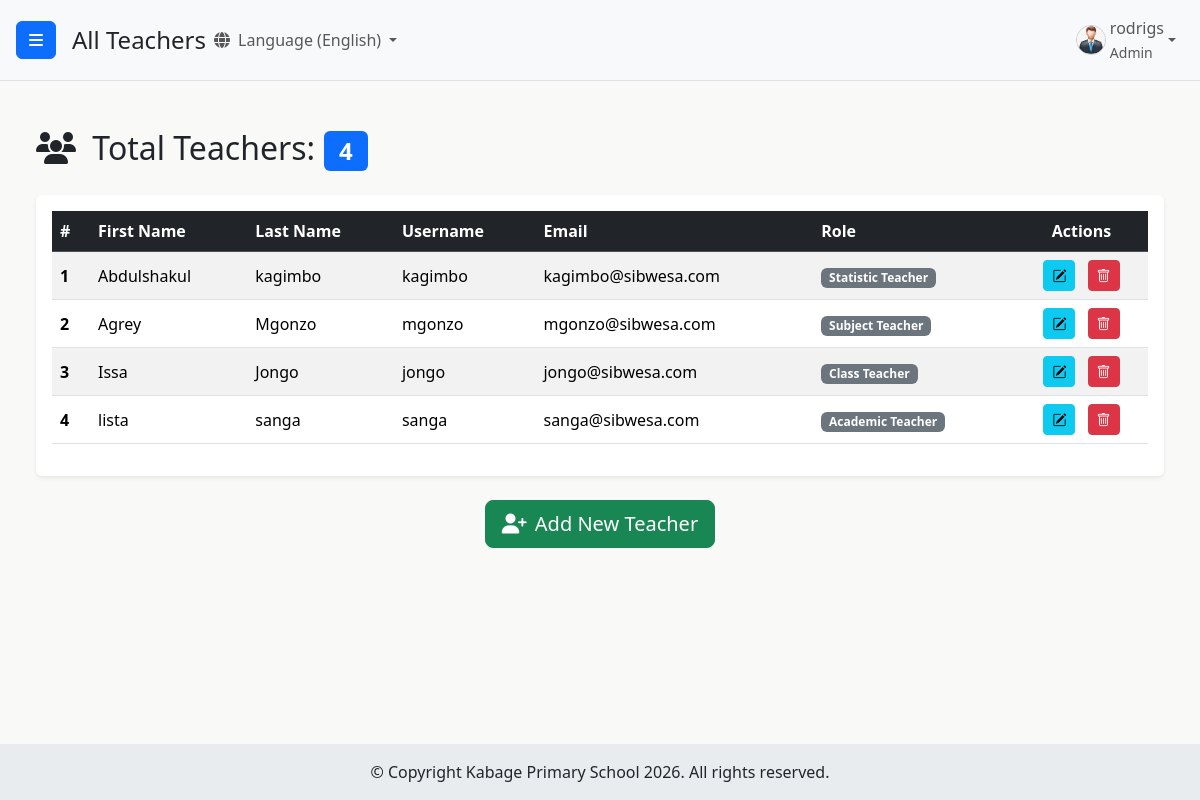
The page /users/teachers/ (signed in) on the database its author committed.
### users/models.py (models this page shows, shortened)
class CustomUser(AbstractUser):
    ROLE_CHOICES = (
        ('admin', 'Admin'),
        ('headteacher', 'Head Teacher'),
        ('class_teacher', 'Class Teacher'),
        ('academic_teacher', 'Academic Teacher'),
        ('statistic_teacher', 'Statistic Teacher'),
        ('subject_teacher', 'Subject Teacher'),
    )
    GENDER_CHOICES = (
        ('M', 'Male'),
        ('F', 'Female'),
        ('O', 'Other'), # Optional: for inclusivity
    )
    role = models.CharField(max_length=20, choices=ROLE_CHOICES, default='academic_teacher')
    is_approved = models.BooleanField(default=False)
    phone_regex = RegexValidator(regex=r'^\+?1?\d{9,15}$',
                                 message="Phone number must be entered in the format: '+999999999'. Up to 15 digits allowed.")
    phone_number = models.CharField(validators=[phone_regex],
                                    max_length=17,
                                    blank=True,
                                    null=True,
                                    unique=True
                                    )
    gender = models.CharField(max_length=1, choices=GENDER_CHOICES, blank=True, null=True)
    address = models.CharField(max_length=255, blank=True, null=True) # <-- ADD THIS FIELD if it's not there
    security_question_1 = models.CharField(max_length=255, blank=True, null=True)
    security_answer_1 = models.CharField(max_length=255, blank=True, null=True)
    security_question_2 = models.CharField(max_length=255, blank=True, null=True)
    security_answer_2 = models.CharField(max_length=255, blank=True, null=True)
    security_question_3 = models.CharField(max_length=255, blank=True, null=True)
    security_answer_3 = models.CharField(max_length=255, blank=True, null=True)
    security_questions_set = models.BooleanField(default=False)
    groups = models.ManyToManyField(
        Group,
        verbose_name=('groups'),
        blank=True,
        help_text=(
            'The groups this user belongs to. A user will get all permissions '
            'granted to each of their groups.'
        ),
        related_name="customuser_set",
        related_query_name="customuser",
    )
    user_permissions = models.ManyToManyField(
        Permission,
        verbose_name=('user permissions'),
        blank=True,
        help_text=('Specific permissions for this user.'),
        related_name="customuser_set",
        related_query_name="customuser",
    )

### users/views.py (the view)
# urls.py: path('teachers/', views.all_teachers_view, name='all_teachers'),
@login_required
@user_passes_test(is_headteacher_or_admin)
def all_teachers_view(request):
    teacher_roles = ['academic_teacher', 'class_teacher', 'subject_teacher', 'statistic_teacher']
    teachers = CustomUser.objects.filter(role__in=teacher_roles).order_by('first_name', 'last_name')
    teacher_count = teachers.count()
    context = {
        'page_heading': 'All Teachers',
        'teachers': teachers,
        'teacher_count': teacher_count,
    }
    return render(request, 'users/all_teachers.html', context)

### users/views.py (called while the page is built)
def is_headteacher_or_admin(user):
    return user.is_authenticated and (user.role == 'headteacher' or user.role == 'admin')

### templates/users/all_teachers.html (shortened to what this page needs)
{% extends 'base.html' %}
{% block page_heading %}{{ page_heading }}{% endblock %}
{% block content %}
<div class="container-fluid py-4">
    <h2 class="mb-4"><i class="fas fa-users me-2"></i> Total Teachers: <span class="badge bg-primary">{{ teacher_count }}</span></h2>
    {% if teachers %}
        <div class="table-responsive shadow-sm p-3 bg-white rounded">
            <table class="table table-striped table-hover align-middle">
                <thead class="table-dark">
                    <tr>
                        <th scope="col">#</th>
                        <th scope="col">First Name</th>
                        <th scope="col">Last Name</th>
                        <th scope="col">Username</th>
                        <th scope="col">Email</th>
                        <th scope="col">Role</th>
                        <th scope="col" class="text-center">Actions</th>
                    </tr>
                </thead>
                <tbody>
                    {% for teacher in teachers %}
                    <tr>
                        <th scope="row">{{ forloop.counter }}</th>
                        <td>{{ teacher.first_name }}</td>
                        <td>{{ teacher.last_name }}</td>
                        <td>{{ teacher.username }}</td>
                        <td>{{ teacher.email }}</td>
                        <td><span class="badge bg-secondary">{{ teacher.get_role_display }}</span></td>
                        <td class="text-center">
                            <a href="{% url 'edit_teacher' teacher.pk %}" class="btn btn-sm btn-info me-2" title="Edit Teacher">
                                <i class="bi bi-pencil-square"></i>
                            </a>
                            <button type="button" class="btn btn-sm btn-danger" data-bs-toggle="modal" data-bs-target="#confirmDeleteModal{{ teacher.pk }}" title="Delete Teacher">
                                <i class="bi bi-trash"></i>
                            </button>
                        </td>
                    </tr>
                    {% endfor %}
                </tbody>
            </table>
        </div>
    {% else %}
        <p class="alert alert-info text-center py-3">
            <i class="bi bi-info-circle me-2"></i> No teacher accounts found. Click "Add New Teacher" to get started!
        </p>
    {% endif %}
    <div class="mt-4 text-center">
        <a href="{% url 'add_teacher' %}" class="btn btn-success btn-lg">
            <i class="fas fa-user-plus me-2"></i>Add New Teacher
        </a>
    </div>
</div>
{% endblock content %}

### templates/base.html (shortened to what this page needs)
{% load static %}
{% load i18n %}
<!DOCTYPE html>
<html lang="en">
<head>
    <link href="https://cdn.jsdelivr.net/npm/bootstrap@5.3.3/dist/css/bootstrap.min.css" rel="stylesheet">
    <link rel="stylesheet" href="https://cdn.jsdelivr.net/npm/bootstrap-icons@1.10.5/font/bootstrap-icons.css">
    <link rel="stylesheet" href="https://cdnjs.cloudflare.com/ajax/libs/font-awesome/6.5.2/css/all.min.css" />
    {% block dashboard_css %}
        <link rel="stylesheet" href="{% static 'users/css/dashboard.css' %}">
    {% endblock %}
</head>
<body class="d-flex flex-column min-vh-100">
    {% block body_content %}
        <div class="d-flex flex-grow-1" id="wrapper">
            <div id="page-content-wrapper" class="flex-grow-1 d-flex flex-column">
                <nav class="navbar navbar-expand-lg navbar-light bg-light border-bottom">
                    <button class="btn btn-primary" id="menu-toggle">
                        <i class="fas fa-bars"></i>
                    </button>
                    <h4 class="ms-3 my-0">{% block page_heading %}Welcome!{% endblock %}</h4>
                    {% get_current_language as LANGUAGE_CODE %}
                <div class="collapse navbar-collapse" id="navbarSupportedContent">
                    <ul class="navbar-nav me-auto mt-2 mt-lg-0">
                        <li class="nav-item dropdown">
                            <a class="nav-link dropdown-toggle" href="#" id="navbarDropdownLanguage" role="button" data-bs-toggle="dropdown" aria-expanded="false">
                                <i class="fas fa-globe me-1"></i>
                                {% if LANGUAGE_CODE == 'en' %}{% translate "Language" %} (English){% else %}{% translate "Language" %} (Kiswahili){% endif %}
                            </a>
                                {% get_language_info for 'en' as lang_en %}
                                {% get_language_info for 'sw' as lang_sw %}
                        </li>
                    </ul>
                    <ul class="navbar-nav mt-2 mt-lg-0">
                        {% if user.is_authenticated %}
                            <li class="nav-item dropdown">
                                <a class="nav-link dropdown-toggle d-flex align-items-center" href="#" id="navbarDropdownDashboard" role="button" data-bs-toggle="dropdown" data-bs-display="static" aria-expanded="false">
                                    {% if user.gender == 'M' %}
                                        <img src="{% static 'users/img/male_icon.png' %}" alt="Male User Icon" class="rounded-circle me-1" style="width: 30px; height: 30px; object-fit: cover;">
                                    {% elif user.gender == 'F' %}
                                        <img src="{% static 'users/img/female_icon.png' %}" alt="Female User Icon" class="rounded-circle me-1" style="width: 30px; height: 30px; object-fit: cover;">
                                    {% else %}
                                        <i class="fas fa-user me-1"></i>
                                    {% endif %}
                                    <span>
                                        {% if user.first_name and user.last_name %}
                                            {{ user.first_name }} {{ user.last_name }}
                                        {% else %}
                                            {{ user.username }}
                                        {% endif %}
                                        {% if user.role %}
                                            <br><small>{{ user.get_role_display }}</small>
                                        {% endif %}
                                    </span>
                                </a>
                            </li>
                        {% else %}
                            <li class="nav-item">
                                <a class="nav-link" href="{% url 'login' %}">{% translate "Login" %}</a>
                            </li>
                        {% endif %}
                    </ul>
                </div>
                </nav>
                <div id="main-content-area" class="flex-grow-1 overflow-auto">
                    {% block content %}{% endblock %}
                </div>
            </div>
        </div>
    {% endblock body_content %}
    <footer id="main-site-footer" class="text-dark text-center py-3">
        <div class="container-fluid">
            <p class="mb-0">&copy; Copyright Kabage Primary School {% now "Y" %}. All rights reserved.</p>
        </div>
    </footer>
</body>
</html>

### users/static/users/css/dashboard.css (style rules this page uses)
html, body { height: 100%; margin: 0; padding: 0; font-family: 'Segoe UI', Tahoma, Geneva, Verdana, sans-serif; overflow-x: hidden; }
body { display: flex; flex-direction: column; min-height: 100vh; }
#wrapper { display: flex; flex-grow: 1; width: 100%; overflow: hidden; }
#page-content-wrapper { display: flex; flex-direction: column; flex-grow: 1; overflow-x: hidden; width: 100%; transition: margin .25s ease-out; }
#main-content-area { flex-grow: 1; padding: 1.5rem; background-color: #f9faf8; padding-bottom: 70px; }
@media (min-width: 768px) { #page-content-wrapper { width: calc(100% - 250px); } }
#page-content-wrapper .navbar { padding: 0.5rem 1rem; }
.navbar-nav .nav-item .nav-link img { border: 1px solid #ccc; }
#main-site-footer { background-color: #e9ecef; color: #343a40; text-align: center; padding: 1rem 0; width: 100%; flex-shrink: 0; z-index: 10; }
#wrapper { display: flex; }
#page-content-wrapper { min-width: 0; width: 100%; display: flex; flex-direction: column; }

### rows shown on the page
CustomUser: username "rodrigs", role "Admin"
CustomUser: first_name "Abdulshakul", last_name "kagimbo", username "kagimbo", email "kagimbo@sibwesa.com", role "Statistic Teacher"
CustomUser: first_name "Agrey", last_name "Mgonzo", username "mgonzo", email "mgonzo@sibwesa.com", role "Subject Teacher"
CustomUser: first_name "Issa", last_name "Jongo", username "jongo", email "jongo@sibwesa.com", role "Class Teacher"
CustomUser: first_name "lista", last_name "sanga", username "sanga", email "sanga@sibwesa.com", role "Academic Teacher"

### other values the page prints
{{ page_heading }} "All Teachers"
{{ teacher_count }} "4"
